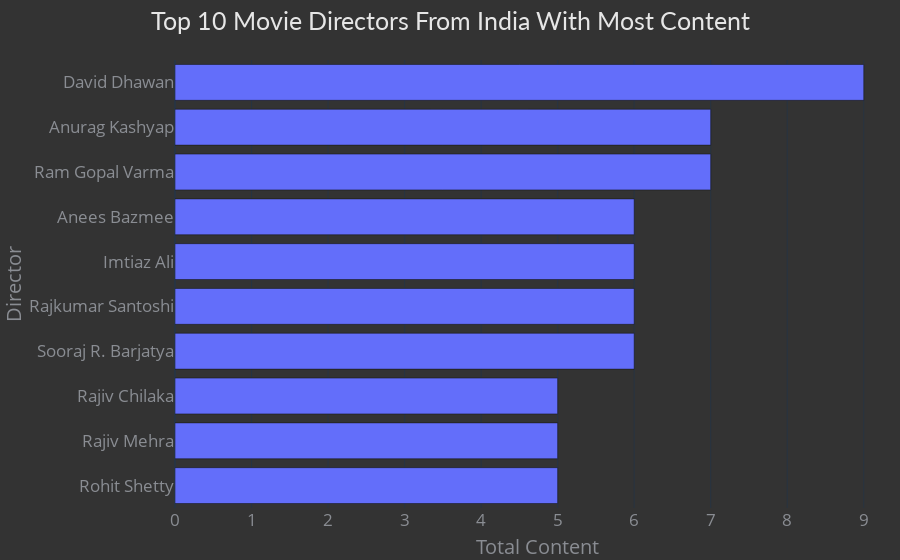

The code cell stored with this chart in its notebook:
### Code cell
filtered_directors=df[df["type"] == "Movie"]
filtered_directors=filtered_directors[filtered_directors["country"] == "India"]
filtered_directors=filtered_directors['director'].str.split(',',expand=True).stack()
filtered_directors=filtered_directors.to_frame()
filtered_directors.columns=['Director']
directors=filtered_directors.groupby(['Director']).size().reset_index(name='Total Content')
directors=directors[directors.Director !='No Data']
directors=directors.sort_values(by=['Total Content'],ascending=False)
directorsTop10=directors.head(10)
directorsTop10=directorsTop10.sort_values(by=['Total Content'])
fig0=px.bar(directorsTop10,x='Total Content',y='Director', template = "plotly_dark" )

fig0.update_layout(margin=dict(t=60, b=30, l=0, r=0), showlegend=False,

plot_bgcolor='#333', paper_bgcolor='#333',title_text='Top 10 Movie Directors From India With Most Content', title_x = 0.5,

title_font=dict(size=25, color='#e6e6e6', family="Lato, sans-serif",
         ),

font=dict(size=17, color='#8a8d93'),

hoverlabel=dict(bgcolor="#444", font_size=13,

font_family="Lato, sans-serif"))


fig0.show()

### Figure 1 — Plotly figure (JSON) as saved in the notebook; plotly's stock layout.template omitted (floating-point values rounded to 4 significant figures)
{"data": [{"alignmentgroup": "True", "hovertemplate": "Total Content=%{x}<br>Director=%{y}<extra></extra>", "legendgroup": "", "marker": {"color": "#636efa", "pattern": {"shape": ""}}, "name": "", "offsetgroup": "", "orientation": "h", "showlegend": false, "textposition": "auto", "type": "bar", "x": [5, 5, 5, 6, 6, 6, 6, 7, 7, 9], "xaxis": "x", "y": ["Rohit Shetty", "Rajiv Mehra", "Rajiv Chilaka", "Sooraj R. Barjatya", "Rajkumar Santoshi", "Imtiaz Ali", "Anees Bazmee", "Ram Gopal Varma", "Anurag Kashyap", "David Dhawan"], "yaxis": "y"}], "layout": {"barmode": "relative", "font": {"color": "#8a8d93", "size": 17}, "hoverlabel": {"bgcolor": "#444", "font": {"family": "Lato, sans-serif", "size": 13}}, "legend": {"tracegroupgap": 0}, "margin": {"b": 30, "l": 0, "r": 0, "t": 60}, "paper_bgcolor": "#333", "plot_bgcolor": "#333", "showlegend": false, "title": {"font": {"color": "#e6e6e6", "family": "Lato, sans-serif", "size": 25}, "text": "Top 10 Movie Directors From India With Most Content", "x": 0.5}, "xaxis": {"anchor": "y", "domain": [0, 1], "title": {"text": "Total Content"}}, "yaxis": {"anchor": "x", "domain": [0, 1], "title": {"text": "Director"}}}}
